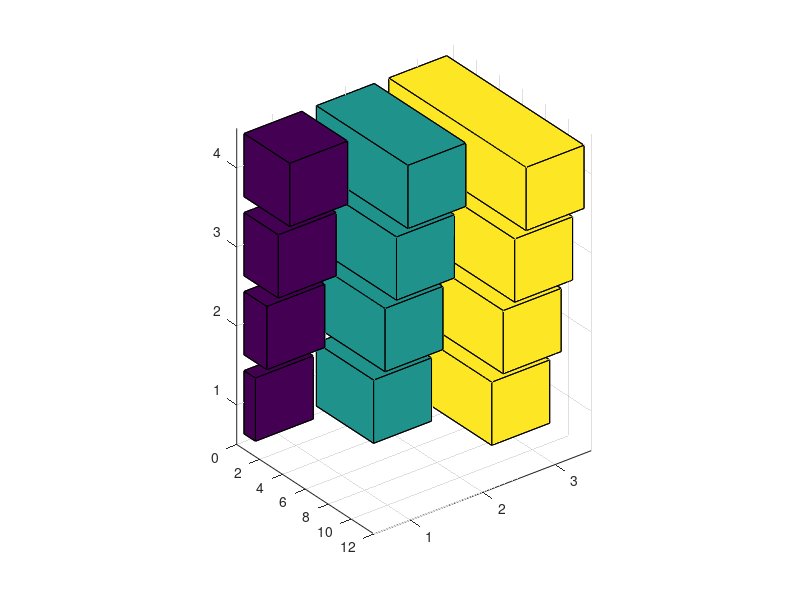

Write the MATLAB code that produced this figure. (Note: this script raises an error after producing the figure.)
%=============================================================================
% Copyright (c) 2016-present Allan CORNET (Nelson)
%=============================================================================
% This file is part of Nelson.
%=============================================================================
% LICENCE_BLOCK_BEGIN
% SPDX-License-Identifier: LGPL-3.0-or-later
% LICENCE_BLOCK_END
%=============================================================================
% <--ADV-CLI MODE-->
%=============================================================================

close all;
%=============================================================================
f = figure('Visible', 'on', 'Position', [100 100 620 460], 'Color', [1 1 1]);
axes('Parent', f);
z = [1 2 3 4];
y = [1 5 9; 2 6 10; 3 7 11; 4 8 12];
bar3h(z, y);
colormap(parula(64));
title('horizontal positioned matrix 3d bars');
drawnow();
%=============================================================================
asserts.istrue(isgraphics(f, 'figure'));
asserts.isequal(f.Type, 'figure');
asserts.isequal(char(f.Visible), 'on');
asserts.isequal(f.Color, [1 1 1]);
axesHandles = findobj(f, 'Type', 'axes');
asserts.isequal(numel(axesHandles), 1);
for k = 1:numel(axesHandles)
  asserts.isequal(axesHandles(k).Type, 'axes');
  asserts.isequal(axesHandles(k).Parent, f);
end
surfaceObjects = findobj(f, 'Type', 'surface');
asserts.isequal(numel(surfaceObjects), 3);
asserts.istrue(all(isgraphics(surfaceObjects, 'surface')));
for k = 1:numel(surfaceObjects)
  asserts.isequal(surfaceObjects(k).Type, 'surface');
end
close(f);
close all;
%=============================================================================
